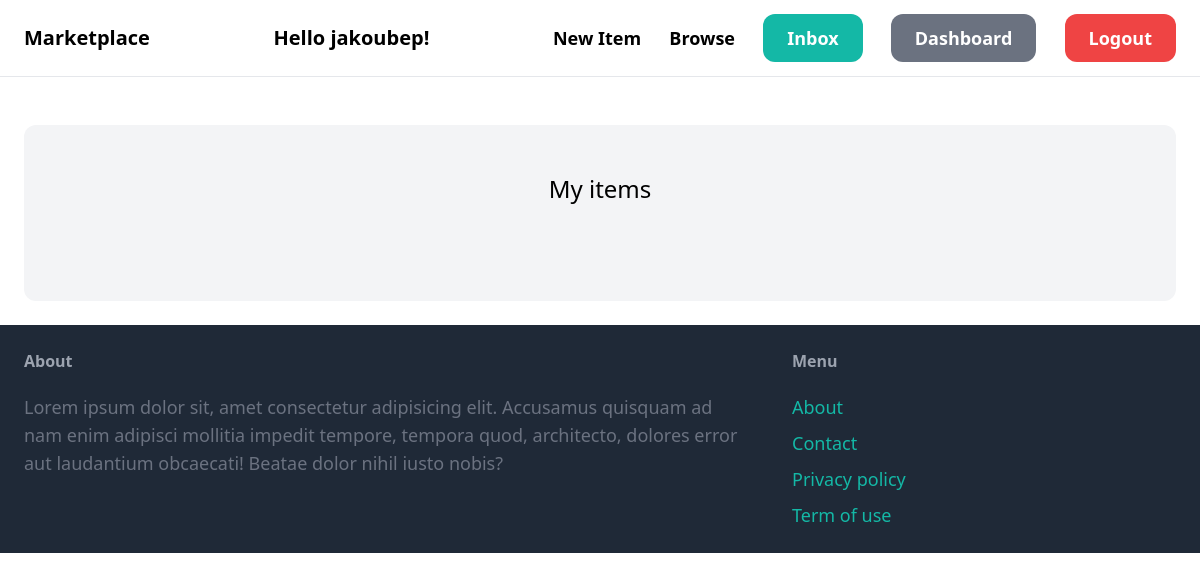
Page /dashboard/ (signed in) on the earlier database version.
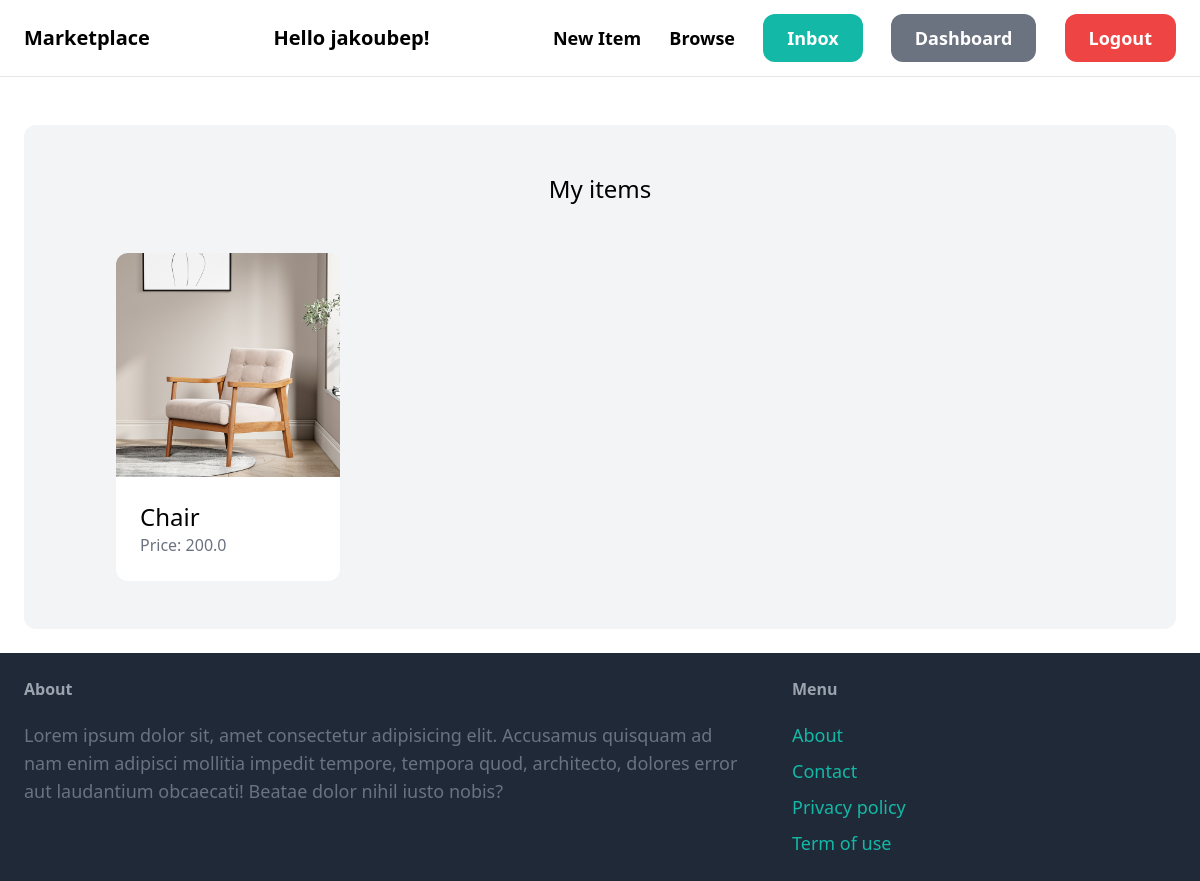
Same page on the later database version.
### item/models.py (models this page shows, shortened)
class Item(models.Model):
    category = models.ForeignKey(Category, related_name='items', on_delete=models.CASCADE)
    name = models.CharField(max_length=255)
    description = models.TextField(blank=True, null=True)
    price = models.FloatField()
    is_sold = models.BooleanField(default=False)
    created_by = models.ForeignKey(User, related_name='items', on_delete=models.CASCADE)
    created_at = models.DateTimeField(auto_now_add=True)
    image = models.ImageField(upload_to='item_images', blank=True, null=True)

### dashboard/views.py (the view)
# urls.py: path('', views.index, name='index'),
@login_required
def index(request):
    items = Item.objects.filter(created_by = request.user)
    return render(request, 'dashboard/index.html', {
        'items': items,
    })

### dashboard/templates/dashboard/index.html (shortened to what this page needs)
{% extends 'core/base.html' %}
{% block content %}
<div class="mt-6 px-6 py-12 bg-gray-100 rounded-xl">
    <h2 class="mb-12 text-2xl text-center">My items</h2>
    <div class="grid grid-cols-3 gap-3 justify-evenly">
        {% for item in items %}
        <div class="m-auto">
            <a href="{% url 'item:detail' item.id %}">
                <div class="w-56">
                    <img src="{{ item.image.url }}" class="rounded-t-xl">
                </div>
                <div class="p-6 bg-white rounded-b-xl w-56">
                    <h2 class="text-2xl">{{ item.name }}</h2>
                    <p class="text-gray-500">Price: {{ item.price }}</p>
                </div>
            </a>
        </div>
        {%endfor%}
    </div>
</div>
{% endblock%}

Differences in the rows shown:
added Item: image (picture), name "Chair", price "200.0"
